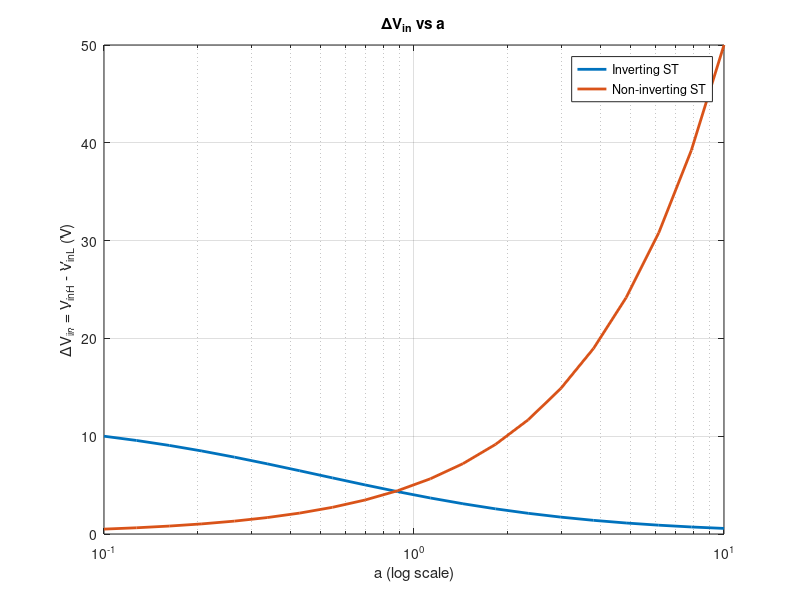
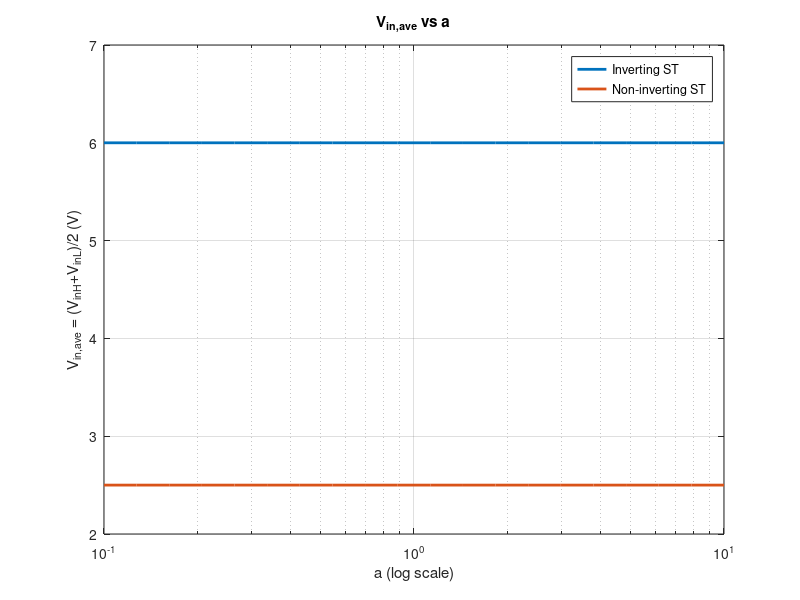
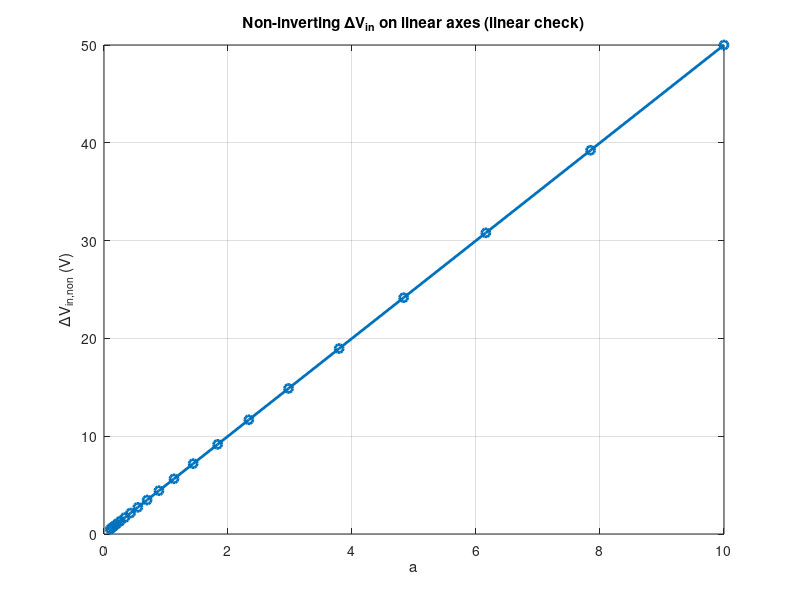
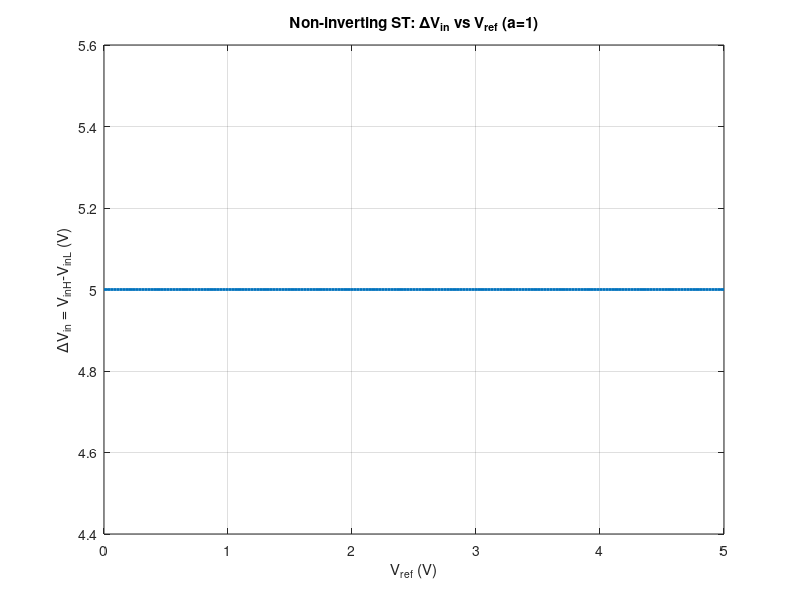

Reproduce these figures in MATLAB, in order.
% EE A333L, Spring 2026. Lab work by Lars Goozen and Destiny DeLara.
% Threshold equations and circuit assignment: Todd Petersen, UAA.
% Recovered from lab2.m; model body retained, sampling comment corrected.

clear; clc; close all;

% Recovered sampling: 20 points spanning two decades from 0.1 to 10
a = logspace(-1, 1, 20);   % 0.1 -> 10, 20 points

%% Inverting ST (given equations)
Vdc = 12;
VinH_inv = Vdc .* (1 + a) ./ (1 + 2*a);
VinL_inv = Vdc .* a       ./ (1 + 2*a);

dVin_inv   = VinH_inv - VinL_inv;          % = Vdc./(1+2*a), decreasing
Vinave_inv = 0.5*(VinH_inv + VinL_inv);    % = Vdc/2 (constant)

%% Non-inverting ST (Vref=2.5, VoutH=5)
Vref  = 2.5;
VoutH = 5;

VinH_non = (1 + a).*Vref;
VinL_non = (1 + a).*Vref - a.*VoutH;

dVin_non   = VinH_non - VinL_non;          % = a*VoutH = 5a, linear in a
Vinave_non = 0.5*(VinH_non + VinL_non);

%% Plot 1: ΔVin vs a (assignment-style: log x-axis)
figure;
semilogx(a, dVin_inv, 'LineWidth', 2); hold on;
semilogx(a, dVin_non, 'LineWidth', 2);
grid on;
xlabel('a (log scale)');
ylabel('\DeltaV_{in} = V_{inH} - V_{inL} (V)');
legend('Inverting ST','Non-inverting ST','Location','best');
title('\DeltaV_{in} vs a');

%% Plot 2: Vin,ave vs a (assignment-style: log x-axis)
figure;
semilogx(a, Vinave_inv, 'LineWidth', 2); hold on;
semilogx(a, Vinave_non, 'LineWidth', 2);
grid on;
xlabel('a (log scale)');
ylabel('V_{in,ave} = (V_{inH}+V_{inL})/2 (V)');
legend('Inverting ST','Non-inverting ST','Location','best');
title('V_{in,ave} vs a');

%% Extra check: linear-axis plot to confirm non-inverting linearity
figure;
plot(a, dVin_non, 'o-', 'LineWidth', 2);
grid on;
xlabel('a');
ylabel('\DeltaV_{in,non} (V)');
title('Non-inverting \DeltaV_{in} on linear axes (linear check)');

%% Non-inverting ST: sweep Vref from 0 to 5 V, with a fixed at 1
a_fix  = 1;
VoutH  = 5;
Vref_sweep = linspace(0, 5, 200);

VinH_non_vref = (1 + a_fix).*Vref_sweep;
VinL_non_vref = (1 + a_fix).*Vref_sweep - a_fix.*VoutH;

dVin_non_vref   = VinH_non_vref - VinL_non_vref;
Vinave_non_vref = 0.5*(VinH_non_vref + VinL_non_vref);

%% Plot ΔVin vs Vref
figure;
plot(Vref_sweep, dVin_non_vref, 'LineWidth', 2);
grid on;
xlabel('V_{ref} (V)');
ylabel('\DeltaV_{in} = V_{inH}-V_{inL} (V)');
title('Non-inverting ST: \DeltaV_{in} vs V_{ref} (a=1)');

%% Plot Vin,ave vs Vref
figure;
plot(Vref_sweep, Vinave_non_vref, 'LineWidth', 2);
grid on;
xlabel('V_{ref} (V)');
ylabel('V_{in,ave} = (V_{inH}+V_{inL})/2 (V)');
title('Non-inverting ST: V_{in,ave} vs V_{ref} (a=1)');
